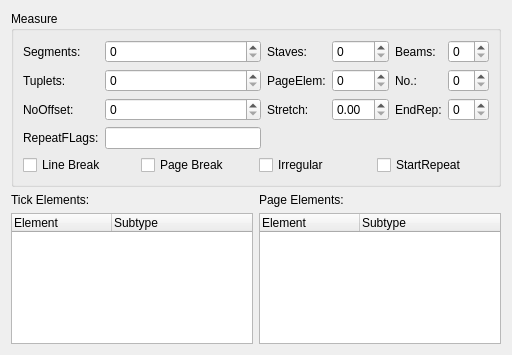
<ui version="4.0" >
 <class>MeasureBase</class>
 <widget class="QWidget" name="MeasureBase" >
  <property name="geometry" >
   <rect>
    <x>0</x>
    <y>0</y>
    <width>512</width>
    <height>355</height>
   </rect>
  </property>
  <property name="windowTitle" >
   <string>Form</string>
  </property>
  <layout class="QGridLayout" >
   <item row="0" column="0" colspan="2" >
    <widget class="QGroupBox" name="MeasureBase_2" >
     <property name="title" >
      <string>Measure</string>
     </property>
     <property name="flat" >
      <bool>true</bool>
     </property>
     <layout class="QGridLayout" >
      <property name="leftMargin" >
       <number>9</number>
      </property>
      <property name="topMargin" >
       <number>9</number>
      </property>
      <property name="rightMargin" >
       <number>9</number>
      </property>
      <property name="bottomMargin" >
       <number>9</number>
      </property>
      <property name="horizontalSpacing" >
       <number>6</number>
      </property>
      <property name="verticalSpacing" >
       <number>6</number>
      </property>
      <item row="4" column="0" colspan="6" >
       <layout class="QHBoxLayout" >
        <property name="spacing" >
         <number>6</number>
        </property>
        <property name="leftMargin" >
         <number>0</number>
        </property>
        <property name="topMargin" >
         <number>0</number>
        </property>
        <property name="rightMargin" >
         <number>0</number>
        </property>
        <property name="bottomMargin" >
         <number>0</number>
        </property>
        <item>
         <widget class="QCheckBox" name="lineBreak" >
          <property name="text" >
           <string>Line Break</string>
          </property>
         </widget>
        </item>
        <item>
         <widget class="QCheckBox" name="pageBreak" >
          <property name="text" >
           <string>Page Break</string>
          </property>
         </widget>
        </item>
        <item>
         <widget class="QCheckBox" name="irregular" >
          <property name="text" >
           <string>Irregular</string>
          </property>
         </widget>
        </item>
        <item>
         <widget class="QCheckBox" name="startRepeat" >
          <property name="text" >
           <string>StartRepeat</string>
          </property>
         </widget>
        </item>
       </layout>
      </item>
      <item row="1" column="5" >
       <widget class="QSpinBox" name="measureNo" />
      </item>
      <item row="1" column="4" >
       <widget class="QLabel" name="label_8" >
        <property name="text" >
         <string>No.:</string>
        </property>
        <property name="textFormat" >
         <enum>Qt::PlainText</enum>
        </property>
       </widget>
      </item>
      <item row="0" column="4" >
       <widget class="QLabel" name="label_7" >
        <property name="text" >
         <string>Beams:</string>
        </property>
        <property name="textFormat" >
         <enum>Qt::PlainText</enum>
        </property>
       </widget>
      </item>
      <item row="0" column="5" >
       <widget class="QSpinBox" name="beams" />
      </item>
      <item row="2" column="3" >
       <widget class="QDoubleSpinBox" name="stretch" />
      </item>
      <item row="1" column="3" >
       <widget class="QSpinBox" name="pageElements" />
      </item>
      <item row="2" column="2" >
       <widget class="QLabel" name="label_6" >
        <property name="text" >
         <string>Stretch:</string>
        </property>
        <property name="textFormat" >
         <enum>Qt::PlainText</enum>
        </property>
       </widget>
      </item>
      <item row="0" column="3" >
       <widget class="QSpinBox" name="staves" />
      </item>
      <item row="1" column="2" >
       <widget class="QLabel" name="label_5" >
        <property name="text" >
         <string>PageElem:</string>
        </property>
        <property name="textFormat" >
         <enum>Qt::PlainText</enum>
        </property>
       </widget>
      </item>
      <item row="0" column="2" >
       <widget class="QLabel" name="label_4" >
        <property name="text" >
         <string>Staves:</string>
        </property>
        <property name="textFormat" >
         <enum>Qt::PlainText</enum>
        </property>
       </widget>
      </item>
      <item row="2" column="1" >
       <widget class="QSpinBox" name="noOffset" />
      </item>
      <item row="1" column="1" >
       <widget class="QSpinBox" name="tuplets" />
      </item>
      <item row="2" column="0" >
       <widget class="QLabel" name="label_3" >
        <property name="text" >
         <string>NoOffset:</string>
        </property>
        <property name="textFormat" >
         <enum>Qt::PlainText</enum>
        </property>
       </widget>
      </item>
      <item row="1" column="0" >
       <widget class="QLabel" name="label_2" >
        <property name="text" >
         <string>Tuplets:</string>
        </property>
        <property name="textFormat" >
         <enum>Qt::PlainText</enum>
        </property>
       </widget>
      </item>
      <item row="0" column="1" >
       <widget class="QSpinBox" name="segments" />
      </item>
      <item row="0" column="0" >
       <widget class="QLabel" name="label" >
        <property name="text" >
         <string>Segments:</string>
        </property>
        <property name="textFormat" >
         <enum>Qt::PlainText</enum>
        </property>
       </widget>
      </item>
      <item row="2" column="5" >
       <widget class="QSpinBox" name="endRepeat" />
      </item>
      <item row="2" column="4" >
       <widget class="QLabel" name="label_9" >
        <property name="text" >
         <string>EndRep:</string>
        </property>
       </widget>
      </item>
      <item row="3" column="1" >
       <widget class="QLineEdit" name="repeatFlags" >
        <property name="readOnly" >
         <bool>true</bool>
        </property>
       </widget>
      </item>
      <item row="3" column="0" >
       <widget class="QLabel" name="label_13" >
        <property name="text" >
         <string>RepeatFLags:</string>
        </property>
       </widget>
      </item>
     </layout>
    </widget>
   </item>
   <item row="1" column="0" >
    <widget class="QLabel" name="label_11" >
     <property name="text" >
      <string>Tick Elements:</string>
     </property>
    </widget>
   </item>
   <item row="1" column="1" >
    <widget class="QLabel" name="label_12" >
     <property name="text" >
      <string>Page Elements:</string>
     </property>
    </widget>
   </item>
   <item row="2" column="0" >
    <widget class="QTreeWidget" name="sel" >
     <column>
      <property name="text" >
       <string>Element</string>
      </property>
     </column>
     <column>
      <property name="text" >
       <string>Subtype</string>
      </property>
     </column>
    </widget>
   </item>
   <item row="2" column="1" >
    <widget class="QTreeWidget" name="pel" >
     <column>
      <property name="text" >
       <string>Element</string>
      </property>
     </column>
     <column>
      <property name="text" >
       <string>Subtype</string>
      </property>
     </column>
    </widget>
   </item>
  </layout>
 </widget>
 <resources/>
 <connections/>
</ui>
